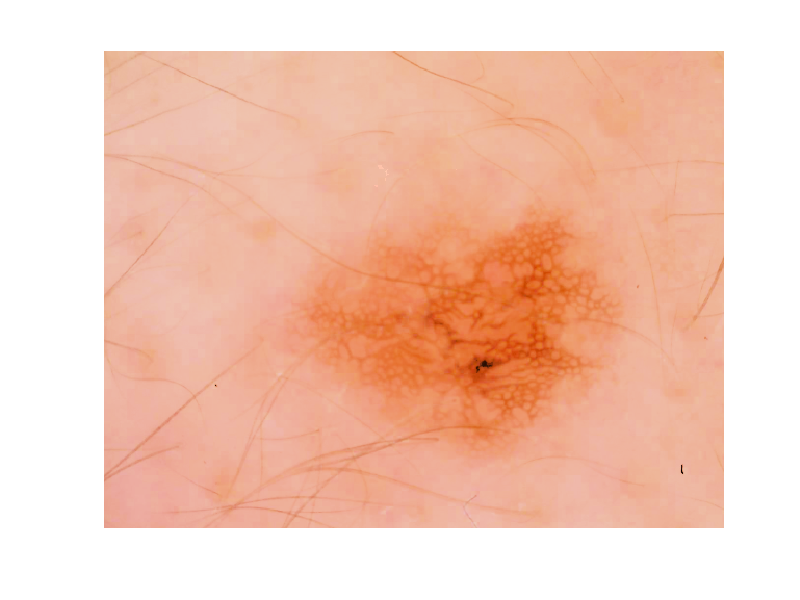

The MATLAB script that drew this image:
clear;clc;
load H 
load S
%%
load Iout
V = double(Iout)./255;
img(:,:,1) = H;
img(:,:,2) = S;
img(:,:,3) = V;
out = hsv2rgb(img);
imshow(out);

%%
% load V
% img(:,:,1) = H;
% img(:,:,2) = S;
% img(:,:,3) = V;
% out = hsv2rgb(img);
% imshow(out);
